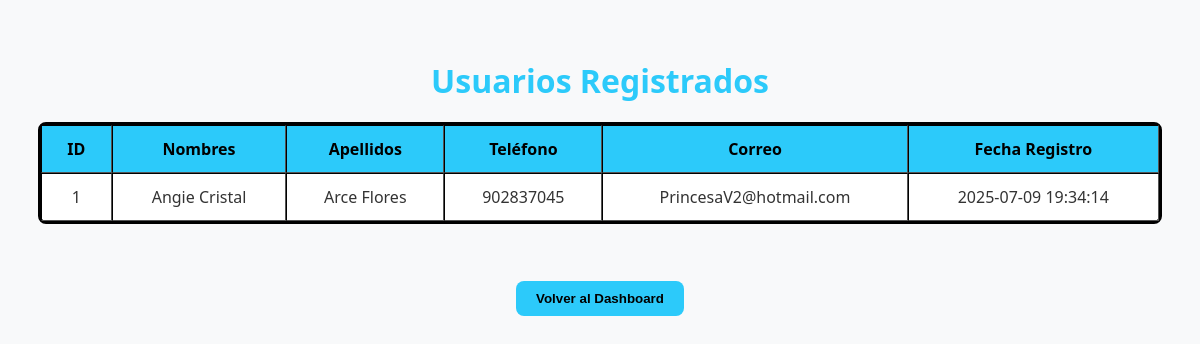
/PROYECTO_PELUCHE/admin/index.php?controller=usuario&action=listarVista (signed in), run on the app's committed database.
### tables this page shows
CREATE TABLE `usuarios` (
  `id_usuario` int(11) NOT NULL,
  `nombres` varchar(255) DEFAULT NULL,
  `apellidos` varchar(255) DEFAULT NULL,
  `telefono` varchar(255) DEFAULT NULL,
  `correo` varchar(255) DEFAULT NULL,
  `contraseña` varchar(255) DEFAULT NULL,
  `fecha_registro` datetime DEFAULT current_timestamp(),
  `estado_activo` int(11) DEFAULT NULL
);

### PROYECTO_PELUCHE/admin/controllers/UsuarioController.php (called while the page is built, shortened)
<?php
require_once(__DIR__ . '/../models/DAOusuario.php');
class UsuarioController {
    public function listarVista() {
        require_once 'models/DAOusuario.php';
        $dao = new DAOusuario();
        $usuarios = $dao->listarTodos();
        require_once 'views/VvistaUsuario.php';
    }
}

### PROYECTO_PELUCHE/config/database.php (called while the page is built)
<?php
class Database {
    public static function connect() {
        $host = 'localhost';
        $db = 'bdpeluches';
        $user = 'root';
        $pass = '';
        try {
            $conexion = new PDO("mysql:host=$host;dbname=$db;charset=utf8", $user, $pass);
            $conexion->setAttribute(PDO::ATTR_ERRMODE, PDO::ERRMODE_EXCEPTION);
            return $conexion;
        } catch (PDOException $e) {
            die("Conexión fallida: " . $e->getMessage());
        }
    }
}

### PROYECTO_PELUCHE/admin/models/DAOusuario.php (called while the page is built, shortened)
<?php
require_once(__DIR__ . '/../../config/database.php');
class DAOusuario {
    private $db;
    public function __construct() {
        $this->db = Database::connect();
    }
    public function listarTodos() {
        $stmt = $this->db->query("SELECT * FROM usuarios");
        return $stmt->fetchAll(PDO::FETCH_ASSOC);
    }
}

### PROYECTO_PELUCHE/admin/views/VvistaUsuario.php (the view, shortened to what this page needs)
<!DOCTYPE html>
<html lang="es">
<head>
    <link rel="stylesheet" href="Style/estilo_lista.css">
</head>
<body>
    <h1>Usuarios Registrados</h1>
    <table border="1" cellpadding="10">
        <thead>
            <tr>
                <th>ID</th>
                <th>Nombres</th>
                <th>Apellidos</th>
                <th>Teléfono</th>
                <th>Correo</th>
                <th>Fecha Registro</th>
            </tr>
        </thead>
        <tbody>
        <?php foreach ($usuarios as $usuario): ?>
            <tr>
                <td><?= htmlspecialchars($usuario['id_usuario']) ?></td>
                <td><?= htmlspecialchars($usuario['nombres']) ?></td>
                <td><?= htmlspecialchars($usuario['apellidos']) ?></td>
                <td><?= htmlspecialchars($usuario['telefono']) ?></td>
                <td><?= htmlspecialchars($usuario['correo']) ?></td>
                <td><?= htmlspecialchars($usuario['fecha_registro']) ?></td>
            </tr>
        <?php endforeach; ?>
        </tbody>
    </table>
    <br>
    <button><a href="index.php?controller=dashboard&action=index">Volver al Dashboard</a></button>
</body>
</html>

### PROYECTO_PELUCHE/admin/Style/estilo_lista.css (style rules this page uses)
body { font-family: 'Segoe UI', Tahoma, Geneva, Verdana, sans-serif; background: #f8f9fa; color: #333; padding: 30px; display: flex; flex-direction: column; align-items: center; }
h1, h2 { color: #2ccafa; margin-bottom: 20px; text-align: center; }
table { width: 100%; max-width: 1200px; border-spacing: 0; margin-bottom: 30px; background: #fff; border: 3px solid black; border-radius: 8px; }
th, td { padding: 12px 16px; text-align: center; }
thead { background-color: #2ccafa; color: #000; }
a { text-decoration: none; color: #007bff; font-weight: bold; }
button, .btn { background: #2ccafa; color: #000; padding: 10px 20px; border: none; border-radius: 8px; font-weight: bold; cursor: pointer; transition: background 0.3s ease; margin: 5px; }
button a { color: inherit; text-decoration: none; display: block; }

### data on the page
usuarios: id_usuario "1", nombres "Angie Cristal", apellidos "Arce Flores", telefono "902837045", correo "PrincesaV2@hotmail.com", fecha_registro "2025-07-09 19:34:14"
